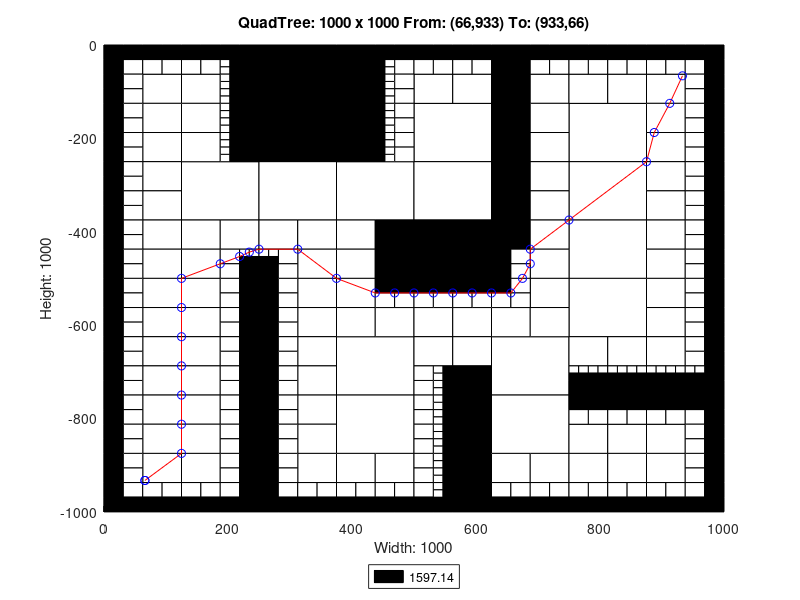

Write the MATLAB code that produced this figure.
axis([0 1000 -1000 0]);
title('QuadTree: 1000 x 1000 From: (66,933) To: (933,66)');
xlabel('Width: 1000');
ylabel('Height: 1000');
rectangle('Position',[250 -125 125 125], 'FaceColor',[0 0 0]);
rectangle('Position',[250 -250 125 125], 'FaceColor',[0 0 0]);
rectangle('Position',[125 -375 125 125], 'FaceColor',[1 1 1]);
rectangle('Position',[250 -375 125 125], 'FaceColor',[1 1 1]);
rectangle('Position',[375 -375 125 125], 'FaceColor',[1 1 1]);
rectangle('Position',[500 -250 125 125], 'FaceColor',[1 1 1]);
rectangle('Position',[750 -250 125 125], 'FaceColor',[1 1 1]);
rectangle('Position',[500 -375 125 125], 'FaceColor',[1 1 1]);
rectangle('Position',[500 -500 125 125], 'FaceColor',[0 0 0]);
rectangle('Position',[750 -375 125 125], 'FaceColor',[1 1 1]);
rectangle('Position',[750 -500 125 125], 'FaceColor',[1 1 1]);
rectangle('Position',[375 -750 125 125], 'FaceColor',[1 1 1]);
rectangle('Position',[375 -875 125 125], 'FaceColor',[1 1 1]);
rectangle('Position',[625 -750 125 125], 'FaceColor',[1 1 1]);
rectangle('Position',[750 -625 125 125], 'FaceColor',[1 1 1]);
rectangle('Position',[625 -875 125 125], 'FaceColor',[1 1 1]);
rectangle('Position',[62.5 -125 62.5 62.5], 'FaceColor',[1 1 1]);
rectangle('Position',[125 -125 62.5 62.5], 'FaceColor',[1 1 1]);
rectangle('Position',[62.5 -187.5 62.5 62.5], 'FaceColor',[1 1 1]);
rectangle('Position',[62.5 -250 62.5 62.5], 'FaceColor',[1 1 1]);
rectangle('Position',[125 -187.5 62.5 62.5], 'FaceColor',[1 1 1]);
rectangle('Position',[125 -250 62.5 62.5], 'FaceColor',[1 1 1]);
rectangle('Position',[375 -62.5 62.5 62.5], 'FaceColor',[0 0 0]);
rectangle('Position',[375 -125 62.5 62.5], 'FaceColor',[0 0 0]);
rectangle('Position',[375 -187.5 62.5 62.5], 'FaceColor',[0 0 0]);
rectangle('Position',[375 -250 62.5 62.5], 'FaceColor',[0 0 0]);
rectangle('Position',[62.5 -312.5 62.5 62.5], 'FaceColor',[1 1 1]);
rectangle('Position',[62.5 -375 62.5 62.5], 'FaceColor',[1 1 1]);
rectangle('Position',[62.5 -437.5 62.5 62.5], 'FaceColor',[1 1 1]);
rectangle('Position',[62.5 -500 62.5 62.5], 'FaceColor',[1 1 1]);
rectangle('Position',[125 -437.5 62.5 62.5], 'FaceColor',[1 1 1]);
rectangle('Position',[187.5 -437.5 62.5 62.5], 'FaceColor',[1 1 1]);
rectangle('Position',[125 -500 62.5 62.5], 'FaceColor',[1 1 1]);
rectangle('Position',[250 -437.5 62.5 62.5], 'FaceColor',[1 1 1]);
rectangle('Position',[312.5 -437.5 62.5 62.5], 'FaceColor',[1 1 1]);
rectangle('Position',[312.5 -500 62.5 62.5], 'FaceColor',[1 1 1]);
rectangle('Position',[375 -437.5 62.5 62.5], 'FaceColor',[1 1 1]);
rectangle('Position',[437.5 -437.5 62.5 62.5], 'FaceColor',[0 0 0]);
rectangle('Position',[375 -500 62.5 62.5], 'FaceColor',[1 1 1]);
rectangle('Position',[437.5 -500 62.5 62.5], 'FaceColor',[0 0 0]);
rectangle('Position',[500 -125 62.5 62.5], 'FaceColor',[1 1 1]);
rectangle('Position',[562.5 -125 62.5 62.5], 'FaceColor',[1 1 1]);
rectangle('Position',[625 -62.5 62.5 62.5], 'FaceColor',[0 0 0]);
rectangle('Position',[625 -125 62.5 62.5], 'FaceColor',[0 0 0]);
rectangle('Position',[687.5 -125 62.5 62.5], 'FaceColor',[1 1 1]);
rectangle('Position',[625 -187.5 62.5 62.5], 'FaceColor',[0 0 0]);
rectangle('Position',[687.5 -187.5 62.5 62.5], 'FaceColor',[1 1 1]);
rectangle('Position',[625 -250 62.5 62.5], 'FaceColor',[0 0 0]);
rectangle('Position',[687.5 -250 62.5 62.5], 'FaceColor',[1 1 1]);
rectangle('Position',[750 -125 62.5 62.5], 'FaceColor',[1 1 1]);
rectangle('Position',[812.5 -125 62.5 62.5], 'FaceColor',[1 1 1]);
rectangle('Position',[875 -125 62.5 62.5], 'FaceColor',[1 1 1]);
rectangle('Position',[875 -187.5 62.5 62.5], 'FaceColor',[1 1 1]);
rectangle('Position',[875 -250 62.5 62.5], 'FaceColor',[1 1 1]);
rectangle('Position',[625 -312.5 62.5 62.5], 'FaceColor',[0 0 0]);
rectangle('Position',[687.5 -312.5 62.5 62.5], 'FaceColor',[1 1 1]);
rectangle('Position',[625 -375 62.5 62.5], 'FaceColor',[0 0 0]);
rectangle('Position',[687.5 -375 62.5 62.5], 'FaceColor',[1 1 1]);
rectangle('Position',[625 -437.5 62.5 62.5], 'FaceColor',[0 0 0]);
rectangle('Position',[687.5 -437.5 62.5 62.5], 'FaceColor',[1 1 1]);
rectangle('Position',[687.5 -500 62.5 62.5], 'FaceColor',[1 1 1]);
rectangle('Position',[875 -312.5 62.5 62.5], 'FaceColor',[1 1 1]);
rectangle('Position',[875 -375 62.5 62.5], 'FaceColor',[1 1 1]);
rectangle('Position',[875 -437.5 62.5 62.5], 'FaceColor',[1 1 1]);
rectangle('Position',[875 -500 62.5 62.5], 'FaceColor',[1 1 1]);
rectangle('Position',[62.5 -562.5 62.5 62.5], 'FaceColor',[1 1 1]);
rectangle('Position',[62.5 -625 62.5 62.5], 'FaceColor',[1 1 1]);
rectangle('Position',[125 -562.5 62.5 62.5], 'FaceColor',[1 1 1]);
rectangle('Position',[125 -625 62.5 62.5], 'FaceColor',[1 1 1]);
rectangle('Position',[62.5 -687.5 62.5 62.5], 'FaceColor',[1 1 1]);
rectangle('Position',[62.5 -750 62.5 62.5], 'FaceColor',[1 1 1]);
rectangle('Position',[125 -687.5 62.5 62.5], 'FaceColor',[1 1 1]);
rectangle('Position',[125 -750 62.5 62.5], 'FaceColor',[1 1 1]);
rectangle('Position',[312.5 -562.5 62.5 62.5], 'FaceColor',[1 1 1]);
rectangle('Position',[312.5 -625 62.5 62.5], 'FaceColor',[1 1 1]);
rectangle('Position',[375 -562.5 62.5 62.5], 'FaceColor',[1 1 1]);
rectangle('Position',[375 -625 62.5 62.5], 'FaceColor',[1 1 1]);
rectangle('Position',[437.5 -625 62.5 62.5], 'FaceColor',[1 1 1]);
rectangle('Position',[312.5 -687.5 62.5 62.5], 'FaceColor',[1 1 1]);
rectangle('Position',[312.5 -750 62.5 62.5], 'FaceColor',[1 1 1]);
rectangle('Position',[62.5 -812.5 62.5 62.5], 'FaceColor',[1 1 1]);
rectangle('Position',[62.5 -875 62.5 62.5], 'FaceColor',[1 1 1]);
rectangle('Position',[125 -812.5 62.5 62.5], 'FaceColor',[1 1 1]);
rectangle('Position',[125 -875 62.5 62.5], 'FaceColor',[1 1 1]);
rectangle('Position',[62.5 -937.5 62.5 62.5], 'FaceColor',[1 1 1]);
rectangle('Position',[125 -937.5 62.5 62.5], 'FaceColor',[1 1 1]);
rectangle('Position',[312.5 -812.5 62.5 62.5], 'FaceColor',[1 1 1]);
rectangle('Position',[312.5 -875 62.5 62.5], 'FaceColor',[1 1 1]);
rectangle('Position',[312.5 -937.5 62.5 62.5], 'FaceColor',[1 1 1]);
rectangle('Position',[375 -937.5 62.5 62.5], 'FaceColor',[1 1 1]);
rectangle('Position',[437.5 -937.5 62.5 62.5], 'FaceColor',[1 1 1]);
rectangle('Position',[500 -625 62.5 62.5], 'FaceColor',[1 1 1]);
rectangle('Position',[562.5 -625 62.5 62.5], 'FaceColor',[1 1 1]);
rectangle('Position',[687.5 -562.5 62.5 62.5], 'FaceColor',[1 1 1]);
rectangle('Position',[625 -625 62.5 62.5], 'FaceColor',[1 1 1]);
rectangle('Position',[687.5 -625 62.5 62.5], 'FaceColor',[1 1 1]);
rectangle('Position',[500 -687.5 62.5 62.5], 'FaceColor',[1 1 1]);
rectangle('Position',[562.5 -687.5 62.5 62.5], 'FaceColor',[1 1 1]);
rectangle('Position',[562.5 -750 62.5 62.5], 'FaceColor',[0 0 0]);
rectangle('Position',[875 -562.5 62.5 62.5], 'FaceColor',[1 1 1]);
rectangle('Position',[875 -625 62.5 62.5], 'FaceColor',[1 1 1]);
rectangle('Position',[750 -687.5 62.5 62.5], 'FaceColor',[1 1 1]);
rectangle('Position',[812.5 -687.5 62.5 62.5], 'FaceColor',[1 1 1]);
rectangle('Position',[875 -687.5 62.5 62.5], 'FaceColor',[1 1 1]);
rectangle('Position',[562.5 -812.5 62.5 62.5], 'FaceColor',[0 0 0]);
rectangle('Position',[562.5 -875 62.5 62.5], 'FaceColor',[0 0 0]);
rectangle('Position',[562.5 -937.5 62.5 62.5], 'FaceColor',[0 0 0]);
rectangle('Position',[562.5 -1000 62.5 62.5], 'FaceColor',[0 0 0]);
rectangle('Position',[625 -937.5 62.5 62.5], 'FaceColor',[1 1 1]);
rectangle('Position',[687.5 -937.5 62.5 62.5], 'FaceColor',[1 1 1]);
rectangle('Position',[750 -875 62.5 62.5], 'FaceColor',[1 1 1]);
rectangle('Position',[812.5 -875 62.5 62.5], 'FaceColor',[1 1 1]);
rectangle('Position',[875 -875 62.5 62.5], 'FaceColor',[1 1 1]);
rectangle('Position',[750 -937.5 62.5 62.5], 'FaceColor',[1 1 1]);
rectangle('Position',[812.5 -937.5 62.5 62.5], 'FaceColor',[1 1 1]);
rectangle('Position',[875 -937.5 62.5 62.5], 'FaceColor',[1 1 1]);
rectangle('Position',[0 -31.25 31.25 31.25], 'FaceColor',[0 0 0]);
rectangle('Position',[31.25 -31.25 31.25 31.25], 'FaceColor',[0 0 0]);
rectangle('Position',[0 -62.5 31.25 31.25], 'FaceColor',[0 0 0]);
rectangle('Position',[31.25 -62.5 31.25 31.25], 'FaceColor',[1 1 1]);
rectangle('Position',[62.5 -31.25 31.25 31.25], 'FaceColor',[0 0 0]);
rectangle('Position',[93.75 -31.25 31.25 31.25], 'FaceColor',[0 0 0]);
rectangle('Position',[62.5 -62.5 31.25 31.25], 'FaceColor',[1 1 1]);
rectangle('Position',[93.75 -62.5 31.25 31.25], 'FaceColor',[1 1 1]);
rectangle('Position',[0 -93.75 31.25 31.25], 'FaceColor',[0 0 0]);
rectangle('Position',[31.25 -93.75 31.25 31.25], 'FaceColor',[1 1 1]);
rectangle('Position',[0 -125 31.25 31.25], 'FaceColor',[0 0 0]);
rectangle('Position',[31.25 -125 31.25 31.25], 'FaceColor',[1 1 1]);
rectangle('Position',[125 -31.25 31.25 31.25], 'FaceColor',[0 0 0]);
rectangle('Position',[156.25 -31.25 31.25 31.25], 'FaceColor',[0 0 0]);
rectangle('Position',[125 -62.5 31.25 31.25], 'FaceColor',[1 1 1]);
rectangle('Position',[156.25 -62.5 31.25 31.25], 'FaceColor',[1 1 1]);
rectangle('Position',[187.5 -31.25 31.25 31.25], 'FaceColor',[0 0 0]);
rectangle('Position',[218.75 -31.25 31.25 31.25], 'FaceColor',[0 0 0]);
rectangle('Position',[218.75 -62.5 31.25 31.25], 'FaceColor',[0 0 0]);
rectangle('Position',[218.75 -93.75 31.25 31.25], 'FaceColor',[0 0 0]);
rectangle('Position',[218.75 -125 31.25 31.25], 'FaceColor',[0 0 0]);
rectangle('Position',[0 -156.25 31.25 31.25], 'FaceColor',[0 0 0]);
rectangle('Position',[31.25 -156.25 31.25 31.25], 'FaceColor',[1 1 1]);
rectangle('Position',[0 -187.5 31.25 31.25], 'FaceColor',[0 0 0]);
rectangle('Position',[31.25 -187.5 31.25 31.25], 'FaceColor',[1 1 1]);
rectangle('Position',[0 -218.75 31.25 31.25], 'FaceColor',[0 0 0]);
rectangle('Position',[31.25 -218.75 31.25 31.25], 'FaceColor',[1 1 1]);
rectangle('Position',[0 -250 31.25 31.25], 'FaceColor',[0 0 0]);
rectangle('Position',[31.25 -250 31.25 31.25], 'FaceColor',[1 1 1]);
rectangle('Position',[218.75 -156.25 31.25 31.25], 'FaceColor',[0 0 0]);
rectangle('Position',[218.75 -187.5 31.25 31.25], 'FaceColor',[0 0 0]);
rectangle('Position',[218.75 -218.75 31.25 31.25], 'FaceColor',[0 0 0]);
rectangle('Position',[218.75 -250 31.25 31.25], 'FaceColor',[0 0 0]);
rectangle('Position',[437.5 -31.25 31.25 31.25], 'FaceColor',[0 0 0]);
rectangle('Position',[468.75 -31.25 31.25 31.25], 'FaceColor',[0 0 0]);
rectangle('Position',[468.75 -62.5 31.25 31.25], 'FaceColor',[1 1 1]);
rectangle('Position',[468.75 -93.75 31.25 31.25], 'FaceColor',[1 1 1]);
rectangle('Position',[468.75 -125 31.25 31.25], 'FaceColor',[1 1 1]);
rectangle('Position',[468.75 -156.25 31.25 31.25], 'FaceColor',[1 1 1]);
rectangle('Position',[468.75 -187.5 31.25 31.25], 'FaceColor',[1 1 1]);
rectangle('Position',[468.75 -218.75 31.25 31.25], 'FaceColor',[1 1 1]);
rectangle('Position',[468.75 -250 31.25 31.25], 'FaceColor',[1 1 1]);
rectangle('Position',[0 -281.25 31.25 31.25], 'FaceColor',[0 0 0]);
rectangle('Position',[31.25 -281.25 31.25 31.25], 'FaceColor',[1 1 1]);
rectangle('Position',[0 -312.5 31.25 31.25], 'FaceColor',[0 0 0]);
rectangle('Position',[31.25 -312.5 31.25 31.25], 'FaceColor',[1 1 1]);
rectangle('Position',[0 -343.75 31.25 31.25], 'FaceColor',[0 0 0]);
rectangle('Position',[31.25 -343.75 31.25 31.25], 'FaceColor',[1 1 1]);
rectangle('Position',[0 -375 31.25 31.25], 'FaceColor',[0 0 0]);
rectangle('Position',[31.25 -375 31.25 31.25], 'FaceColor',[1 1 1]);
rectangle('Position',[0 -406.25 31.25 31.25], 'FaceColor',[0 0 0]);
rectangle('Position',[31.25 -406.25 31.25 31.25], 'FaceColor',[1 1 1]);
rectangle('Position',[0 -437.5 31.25 31.25], 'FaceColor',[0 0 0]);
rectangle('Position',[31.25 -437.5 31.25 31.25], 'FaceColor',[1 1 1]);
rectangle('Position',[0 -468.75 31.25 31.25], 'FaceColor',[0 0 0]);
rectangle('Position',[31.25 -468.75 31.25 31.25], 'FaceColor',[1 1 1]);
rectangle('Position',[0 -500 31.25 31.25], 'FaceColor',[0 0 0]);
rectangle('Position',[31.25 -500 31.25 31.25], 'FaceColor',[1 1 1]);
rectangle('Position',[187.5 -468.75 31.25 31.25], 'FaceColor',[1 1 1]);
rectangle('Position',[187.5 -500 31.25 31.25], 'FaceColor',[1 1 1]);
rectangle('Position',[218.75 -500 31.25 31.25], 'FaceColor',[0 0 0]);
rectangle('Position',[281.25 -468.75 31.25 31.25], 'FaceColor',[1 1 1]);
rectangle('Position',[250 -500 31.25 31.25], 'FaceColor',[0 0 0]);
rectangle('Position',[281.25 -500 31.25 31.25], 'FaceColor',[1 1 1]);
rectangle('Position',[500 -31.25 31.25 31.25], 'FaceColor',[0 0 0]);
rectangle('Position',[531.25 -31.25 31.25 31.25], 'FaceColor',[0 0 0]);
rectangle('Position',[500 -62.5 31.25 31.25], 'FaceColor',[1 1 1]);
rectangle('Position',[531.25 -62.5 31.25 31.25], 'FaceColor',[1 1 1]);
rectangle('Position',[562.5 -31.25 31.25 31.25], 'FaceColor',[0 0 0]);
rectangle('Position',[593.75 -31.25 31.25 31.25], 'FaceColor',[0 0 0]);
rectangle('Position',[562.5 -62.5 31.25 31.25], 'FaceColor',[1 1 1]);
rectangle('Position',[593.75 -62.5 31.25 31.25], 'FaceColor',[1 1 1]);
rectangle('Position',[687.5 -31.25 31.25 31.25], 'FaceColor',[0 0 0]);
rectangle('Position',[718.75 -31.25 31.25 31.25], 'FaceColor',[0 0 0]);
rectangle('Position',[687.5 -62.5 31.25 31.25], 'FaceColor',[1 1 1]);
rectangle('Position',[718.75 -62.5 31.25 31.25], 'FaceColor',[1 1 1]);
rectangle('Position',[750 -31.25 31.25 31.25], 'FaceColor',[0 0 0]);
rectangle('Position',[781.25 -31.25 31.25 31.25], 'FaceColor',[0 0 0]);
rectangle('Position',[750 -62.5 31.25 31.25], 'FaceColor',[1 1 1]);
rectangle('Position',[781.25 -62.5 31.25 31.25], 'FaceColor',[1 1 1]);
rectangle('Position',[812.5 -31.25 31.25 31.25], 'FaceColor',[0 0 0]);
rectangle('Position',[843.75 -31.25 31.25 31.25], 'FaceColor',[0 0 0]);
rectangle('Position',[812.5 -62.5 31.25 31.25], 'FaceColor',[1 1 1]);
rectangle('Position',[843.75 -62.5 31.25 31.25], 'FaceColor',[1 1 1]);
rectangle('Position',[875 -31.25 31.25 31.25], 'FaceColor',[0 0 0]);
rectangle('Position',[906.25 -31.25 31.25 31.25], 'FaceColor',[0 0 0]);
rectangle('Position',[875 -62.5 31.25 31.25], 'FaceColor',[1 1 1]);
rectangle('Position',[906.25 -62.5 31.25 31.25], 'FaceColor',[1 1 1]);
rectangle('Position',[937.5 -31.25 31.25 31.25], 'FaceColor',[0 0 0]);
rectangle('Position',[968.75 -31.25 31.25 31.25], 'FaceColor',[0 0 0]);
rectangle('Position',[937.5 -62.5 31.25 31.25], 'FaceColor',[1 1 1]);
rectangle('Position',[968.75 -62.5 31.25 31.25], 'FaceColor',[0 0 0]);
rectangle('Position',[937.5 -93.75 31.25 31.25], 'FaceColor',[1 1 1]);
rectangle('Position',[968.75 -93.75 31.25 31.25], 'FaceColor',[0 0 0]);
rectangle('Position',[937.5 -125 31.25 31.25], 'FaceColor',[1 1 1]);
rectangle('Position',[968.75 -125 31.25 31.25], 'FaceColor',[0 0 0]);
rectangle('Position',[937.5 -156.25 31.25 31.25], 'FaceColor',[1 1 1]);
rectangle('Position',[968.75 -156.25 31.25 31.25], 'FaceColor',[0 0 0]);
rectangle('Position',[937.5 -187.5 31.25 31.25], 'FaceColor',[1 1 1]);
rectangle('Position',[968.75 -187.5 31.25 31.25], 'FaceColor',[0 0 0]);
rectangle('Position',[937.5 -218.75 31.25 31.25], 'FaceColor',[1 1 1]);
rectangle('Position',[968.75 -218.75 31.25 31.25], 'FaceColor',[0 0 0]);
rectangle('Position',[937.5 -250 31.25 31.25], 'FaceColor',[1 1 1]);
rectangle('Position',[968.75 -250 31.25 31.25], 'FaceColor',[0 0 0]);
rectangle('Position',[625 -468.75 31.25 31.25], 'FaceColor',[0 0 0]);
rectangle('Position',[656.25 -468.75 31.25 31.25], 'FaceColor',[1 1 1]);
rectangle('Position',[625 -500 31.25 31.25], 'FaceColor',[0 0 0]);
rectangle('Position',[656.25 -500 31.25 31.25], 'FaceColor',[1 1 1]);
rectangle('Position',[937.5 -281.25 31.25 31.25], 'FaceColor',[1 1 1]);
rectangle('Position',[968.75 -281.25 31.25 31.25], 'FaceColor',[0 0 0]);
rectangle('Position',[937.5 -312.5 31.25 31.25], 'FaceColor',[1 1 1]);
rectangle('Position',[968.75 -312.5 31.25 31.25], 'FaceColor',[0 0 0]);
rectangle('Position',[937.5 -343.75 31.25 31.25], 'FaceColor',[1 1 1]);
rectangle('Position',[968.75 -343.75 31.25 31.25], 'FaceColor',[0 0 0]);
rectangle('Position',[937.5 -375 31.25 31.25], 'FaceColor',[1 1 1]);
rectangle('Position',[968.75 -375 31.25 31.25], 'FaceColor',[0 0 0]);
rectangle('Position',[937.5 -406.25 31.25 31.25], 'FaceColor',[1 1 1]);
rectangle('Position',[968.75 -406.25 31.25 31.25], 'FaceColor',[0 0 0]);
rectangle('Position',[937.5 -437.5 31.25 31.25], 'FaceColor',[1 1 1]);
rectangle('Position',[968.75 -437.5 31.25 31.25], 'FaceColor',[0 0 0]);
rectangle('Position',[937.5 -468.75 31.25 31.25], 'FaceColor',[1 1 1]);
rectangle('Position',[968.75 -468.75 31.25 31.25], 'FaceColor',[0 0 0]);
rectangle('Position',[937.5 -500 31.25 31.25], 'FaceColor',[1 1 1]);
rectangle('Position',[968.75 -500 31.25 31.25], 'FaceColor',[0 0 0]);
rectangle('Position',[0 -531.25 31.25 31.25], 'FaceColor',[0 0 0]);
rectangle('Position',[31.25 -531.25 31.25 31.25], 'FaceColor',[1 1 1]);
rectangle('Position',[0 -562.5 31.25 31.25], 'FaceColor',[0 0 0]);
rectangle('Position',[31.25 -562.5 31.25 31.25], 'FaceColor',[1 1 1]);
rectangle('Position',[0 -593.75 31.25 31.25], 'FaceColor',[0 0 0]);
rectangle('Position',[31.25 -593.75 31.25 31.25], 'FaceColor',[1 1 1]);
rectangle('Position',[0 -625 31.25 31.25], 'FaceColor',[0 0 0]);
rectangle('Position',[31.25 -625 31.25 31.25], 'FaceColor',[1 1 1]);
rectangle('Position',[187.5 -531.25 31.25 31.25], 'FaceColor',[1 1 1]);
rectangle('Position',[218.75 -531.25 31.25 31.25], 'FaceColor',[0 0 0]);
rectangle('Position',[187.5 -562.5 31.25 31.25], 'FaceColor',[1 1 1]);
rectangle('Position',[218.75 -562.5 31.25 31.25], 'FaceColor',[0 0 0]);
rectangle('Position',[187.5 -593.75 31.25 31.25], 'FaceColor',[1 1 1]);
rectangle('Position',[218.75 -593.75 31.25 31.25], 'FaceColor',[0 0 0]);
rectangle('Position',[187.5 -625 31.25 31.25], 'FaceColor',[1 1 1]);
rectangle('Position',[218.75 -625 31.25 31.25], 'FaceColor',[0 0 0]);
rectangle('Position',[0 -656.25 31.25 31.25], 'FaceColor',[0 0 0]);
rectangle('Position',[31.25 -656.25 31.25 31.25], 'FaceColor',[1 1 1]);
rectangle('Position',[0 -687.5 31.25 31.25], 'FaceColor',[0 0 0]);
rectangle('Position',[31.25 -687.5 31.25 31.25], 'FaceColor',[1 1 1]);
rectangle('Position',[0 -718.75 31.25 31.25], 'FaceColor',[0 0 0]);
rectangle('Position',[31.25 -718.75 31.25 31.25], 'FaceColor',[1 1 1]);
rectangle('Position',[0 -750 31.25 31.25], 'FaceColor',[0 0 0]);
rectangle('Position',[31.25 -750 31.25 31.25], 'FaceColor',[1 1 1]);
rectangle('Position',[187.5 -656.25 31.25 31.25], 'FaceColor',[1 1 1]);
rectangle('Position',[218.75 -656.25 31.25 31.25], 'FaceColor',[0 0 0]);
rectangle('Position',[187.5 -687.5 31.25 31.25], 'FaceColor',[1 1 1]);
rectangle('Position',[218.75 -687.5 31.25 31.25], 'FaceColor',[0 0 0]);
rectangle('Position',[187.5 -718.75 31.25 31.25], 'FaceColor',[1 1 1]);
rectangle('Position',[218.75 -718.75 31.25 31.25], 'FaceColor',[0 0 0]);
rectangle('Position',[187.5 -750 31.25 31.25], 'FaceColor',[1 1 1]);
rectangle('Position',[218.75 -750 31.25 31.25], 'FaceColor',[0 0 0]);
rectangle('Position',[250 -531.25 31.25 31.25], 'FaceColor',[0 0 0]);
rectangle('Position',[281.25 -531.25 31.25 31.25], 'FaceColor',[1 1 1]);
rectangle('Position',[250 -562.5 31.25 31.25], 'FaceColor',[0 0 0]);
rectangle('Position',[281.25 -562.5 31.25 31.25], 'FaceColor',[1 1 1]);
rectangle('Position',[250 -593.75 31.25 31.25], 'FaceColor',[0 0 0]);
rectangle('Position',[281.25 -593.75 31.25 31.25], 'FaceColor',[1 1 1]);
rectangle('Position',[250 -625 31.25 31.25], 'FaceColor',[0 0 0]);
rectangle('Position',[281.25 -625 31.25 31.25], 'FaceColor',[1 1 1]);
rectangle('Position',[437.5 -531.25 31.25 31.25], 'FaceColor',[0 0 0]);
rectangle('Position',[468.75 -531.25 31.25 31.25], 'FaceColor',[0 0 0]);
rectangle('Position',[437.5 -562.5 31.25 31.25], 'FaceColor',[1 1 1]);
rectangle('Position',[468.75 -562.5 31.25 31.25], 'FaceColor',[1 1 1]);
rectangle('Position',[250 -656.25 31.25 31.25], 'FaceColor',[0 0 0]);
rectangle('Position',[281.25 -656.25 31.25 31.25], 'FaceColor',[1 1 1]);
rectangle('Position',[250 -687.5 31.25 31.25], 'FaceColor',[0 0 0]);
rectangle('Position',[281.25 -687.5 31.25 31.25], 'FaceColor',[1 1 1]);
rectangle('Position',[250 -718.75 31.25 31.25], 'FaceColor',[0 0 0]);
rectangle('Position',[281.25 -718.75 31.25 31.25], 'FaceColor',[1 1 1]);
rectangle('Position',[250 -750 31.25 31.25], 'FaceColor',[0 0 0]);
rectangle('Position',[281.25 -750 31.25 31.25], 'FaceColor',[1 1 1]);
rectangle('Position',[0 -781.25 31.25 31.25], 'FaceColor',[0 0 0]);
rectangle('Position',[31.25 -781.25 31.25 31.25], 'FaceColor',[1 1 1]);
rectangle('Position',[0 -812.5 31.25 31.25], 'FaceColor',[0 0 0]);
rectangle('Position',[31.25 -812.5 31.25 31.25], 'FaceColor',[1 1 1]);
rectangle('Position',[0 -843.75 31.25 31.25], 'FaceColor',[0 0 0]);
rectangle('Position',[31.25 -843.75 31.25 31.25], 'FaceColor',[1 1 1]);
rectangle('Position',[0 -875 31.25 31.25], 'FaceColor',[0 0 0]);
rectangle('Position',[31.25 -875 31.25 31.25], 'FaceColor',[1 1 1]);
rectangle('Position',[187.5 -781.25 31.25 31.25], 'FaceColor',[1 1 1]);
rectangle('Position',[218.75 -781.25 31.25 31.25], 'FaceColor',[0 0 0]);
rectangle('Position',[187.5 -812.5 31.25 31.25], 'FaceColor',[1 1 1]);
rectangle('Position',[218.75 -812.5 31.25 31.25], 'FaceColor',[0 0 0]);
rectangle('Position',[187.5 -843.75 31.25 31.25], 'FaceColor',[1 1 1]);
rectangle('Position',[218.75 -843.75 31.25 31.25], 'FaceColor',[0 0 0]);
rectangle('Position',[187.5 -875 31.25 31.25], 'FaceColor',[1 1 1]);
rectangle('Position',[218.75 -875 31.25 31.25], 'FaceColor',[0 0 0]);
rectangle('Position',[0 -906.25 31.25 31.25], 'FaceColor',[0 0 0]);
rectangle('Position',[31.25 -906.25 31.25 31.25], 'FaceColor',[1 1 1]);
rectangle('Position',[0 -937.5 31.25 31.25], 'FaceColor',[0 0 0]);
rectangle('Position',[31.25 -937.5 31.25 31.25], 'FaceColor',[1 1 1]);
rectangle('Position',[0 -968.75 31.25 31.25], 'FaceColor',[0 0 0]);
rectangle('Position',[31.25 -968.75 31.25 31.25], 'FaceColor',[1 1 1]);
rectangle('Position',[0 -1000 31.25 31.25], 'FaceColor',[0 0 0]);
rectangle('Position',[31.25 -1000 31.25 31.25], 'FaceColor',[0 0 0]);
rectangle('Position',[62.5 -968.75 31.25 31.25], 'FaceColor',[1 1 1]);
rectangle('Position',[93.75 -968.75 31.25 31.25], 'FaceColor',[1 1 1]);
rectangle('Position',[62.5 -1000 31.25 31.25], 'FaceColor',[0 0 0]);
rectangle('Position',[93.75 -1000 31.25 31.25], 'FaceColor',[0 0 0]);
rectangle('Position',[187.5 -906.25 31.25 31.25], 'FaceColor',[1 1 1]);
rectangle('Position',[218.75 -906.25 31.25 31.25], 'FaceColor',[0 0 0]);
rectangle('Position',[187.5 -937.5 31.25 31.25], 'FaceColor',[1 1 1]);
rectangle('Position',[218.75 -937.5 31.25 31.25], 'FaceColor',[0 0 0]);
rectangle('Position',[125 -968.75 31.25 31.25], 'FaceColor',[1 1 1]);
rectangle('Position',[156.25 -968.75 31.25 31.25], 'FaceColor',[1 1 1]);
rectangle('Position',[125 -1000 31.25 31.25], 'FaceColor',[0 0 0]);
rectangle('Position',[156.25 -1000 31.25 31.25], 'FaceColor',[0 0 0]);
rectangle('Position',[187.5 -968.75 31.25 31.25], 'FaceColor',[1 1 1]);
rectangle('Position',[218.75 -968.75 31.25 31.25], 'FaceColor',[0 0 0]);
rectangle('Position',[187.5 -1000 31.25 31.25], 'FaceColor',[0 0 0]);
rectangle('Position',[218.75 -1000 31.25 31.25], 'FaceColor',[0 0 0]);
rectangle('Position',[250 -781.25 31.25 31.25], 'FaceColor',[0 0 0]);
rectangle('Position',[281.25 -781.25 31.25 31.25], 'FaceColor',[1 1 1]);
rectangle('Position',[250 -812.5 31.25 31.25], 'FaceColor',[0 0 0]);
rectangle('Position',[281.25 -812.5 31.25 31.25], 'FaceColor',[1 1 1]);
rectangle('Position',[250 -843.75 31.25 31.25], 'FaceColor',[0 0 0]);
rectangle('Position',[281.25 -843.75 31.25 31.25], 'FaceColor',[1 1 1]);
rectangle('Position',[250 -875 31.25 31.25], 'FaceColor',[0 0 0]);
rectangle('Position',[281.25 -875 31.25 31.25], 'FaceColor',[1 1 1]);
rectangle('Position',[250 -906.25 31.25 31.25], 'FaceColor',[0 0 0]);
rectangle('Position',[281.25 -906.25 31.25 31.25], 'FaceColor',[1 1 1]);
rectangle('Position',[250 -937.5 31.25 31.25], 'FaceColor',[0 0 0]);
rectangle('Position',[281.25 -937.5 31.25 31.25], 'FaceColor',[1 1 1]);
rectangle('Position',[250 -968.75 31.25 31.25], 'FaceColor',[0 0 0]);
rectangle('Position',[281.25 -968.75 31.25 31.25], 'FaceColor',[1 1 1]);
rectangle('Position',[250 -1000 31.25 31.25], 'FaceColor',[0 0 0]);
rectangle('Position',[281.25 -1000 31.25 31.25], 'FaceColor',[0 0 0]);
rectangle('Position',[312.5 -968.75 31.25 31.25], 'FaceColor',[1 1 1]);
rectangle('Position',[343.75 -968.75 31.25 31.25], 'FaceColor',[1 1 1]);
rectangle('Position',[312.5 -1000 31.25 31.25], 'FaceColor',[0 0 0]);
rectangle('Position',[343.75 -1000 31.25 31.25], 'FaceColor',[0 0 0]);
rectangle('Position',[375 -968.75 31.25 31.25], 'FaceColor',[1 1 1]);
rectangle('Position',[406.25 -968.75 31.25 31.25], 'FaceColor',[1 1 1]);
rectangle('Position',[375 -1000 31.25 31.25], 'FaceColor',[0 0 0]);
rectangle('Position',[406.25 -1000 31.25 31.25], 'FaceColor',[0 0 0]);
rectangle('Position',[437.5 -968.75 31.25 31.25], 'FaceColor',[1 1 1]);
rectangle('Position',[468.75 -968.75 31.25 31.25], 'FaceColor',[1 1 1]);
rectangle('Position',[437.5 -1000 31.25 31.25], 'FaceColor',[0 0 0]);
rectangle('Position',[468.75 -1000 31.25 31.25], 'FaceColor',[0 0 0]);
rectangle('Position',[500 -531.25 31.25 31.25], 'FaceColor',[0 0 0]);
rectangle('Position',[531.25 -531.25 31.25 31.25], 'FaceColor',[0 0 0]);
rectangle('Position',[500 -562.5 31.25 31.25], 'FaceColor',[1 1 1]);
rectangle('Position',[531.25 -562.5 31.25 31.25], 'FaceColor',[1 1 1]);
rectangle('Position',[562.5 -531.25 31.25 31.25], 'FaceColor',[0 0 0]);
rectangle('Position',[593.75 -531.25 31.25 31.25], 'FaceColor',[0 0 0]);
rectangle('Position',[562.5 -562.5 31.25 31.25], 'FaceColor',[1 1 1]);
rectangle('Position',[593.75 -562.5 31.25 31.25], 'FaceColor',[1 1 1]);
rectangle('Position',[625 -531.25 31.25 31.25], 'FaceColor',[0 0 0]);
rectangle('Position',[656.25 -531.25 31.25 31.25], 'FaceColor',[1 1 1]);
rectangle('Position',[625 -562.5 31.25 31.25], 'FaceColor',[1 1 1]);
rectangle('Position',[656.25 -562.5 31.25 31.25], 'FaceColor',[1 1 1]);
rectangle('Position',[500 -718.75 31.25 31.25], 'FaceColor',[1 1 1]);
rectangle('Position',[500 -750 31.25 31.25], 'FaceColor',[1 1 1]);
rectangle('Position',[937.5 -531.25 31.25 31.25], 'FaceColor',[1 1 1]);
rectangle('Position',[968.75 -531.25 31.25 31.25], 'FaceColor',[0 0 0]);
rectangle('Position',[937.5 -562.5 31.25 31.25], 'FaceColor',[1 1 1]);
rectangle('Position',[968.75 -562.5 31.25 31.25], 'FaceColor',[0 0 0]);
rectangle('Position',[937.5 -593.75 31.25 31.25], 'FaceColor',[1 1 1]);
rectangle('Position',[968.75 -593.75 31.25 31.25], 'FaceColor',[0 0 0]);
rectangle('Position',[937.5 -625 31.25 31.25], 'FaceColor',[1 1 1]);
rectangle('Position',[968.75 -625 31.25 31.25], 'FaceColor',[0 0 0]);
rectangle('Position',[750 -750 31.25 31.25], 'FaceColor',[0 0 0]);
rectangle('Position',[781.25 -750 31.25 31.25], 'FaceColor',[0 0 0]);
rectangle('Position',[812.5 -750 31.25 31.25], 'FaceColor',[0 0 0]);
rectangle('Position',[843.75 -750 31.25 31.25], 'FaceColor',[0 0 0]);
rectangle('Position',[937.5 -656.25 31.25 31.25], 'FaceColor',[1 1 1]);
rectangle('Position',[968.75 -656.25 31.25 31.25], 'FaceColor',[0 0 0]);
rectangle('Position',[937.5 -687.5 31.25 31.25], 'FaceColor',[1 1 1]);
rectangle('Position',[968.75 -687.5 31.25 31.25], 'FaceColor',[0 0 0]);
rectangle('Position',[875 -750 31.25 31.25], 'FaceColor',[0 0 0]);
rectangle('Position',[906.25 -750 31.25 31.25], 'FaceColor',[0 0 0]);
rectangle('Position',[968.75 -718.75 31.25 31.25], 'FaceColor',[0 0 0]);
rectangle('Position',[937.5 -750 31.25 31.25], 'FaceColor',[0 0 0]);
rectangle('Position',[968.75 -750 31.25 31.25], 'FaceColor',[0 0 0]);
rectangle('Position',[500 -781.25 31.25 31.25], 'FaceColor',[1 1 1]);
rectangle('Position',[500 -812.5 31.25 31.25], 'FaceColor',[1 1 1]);
rectangle('Position',[500 -843.75 31.25 31.25], 'FaceColor',[1 1 1]);
rectangle('Position',[500 -875 31.25 31.25], 'FaceColor',[1 1 1]);
rectangle('Position',[500 -906.25 31.25 31.25], 'FaceColor',[1 1 1]);
rectangle('Position',[500 -937.5 31.25 31.25], 'FaceColor',[1 1 1]);
rectangle('Position',[500 -968.75 31.25 31.25], 'FaceColor',[1 1 1]);
rectangle('Position',[500 -1000 31.25 31.25], 'FaceColor',[0 0 0]);
rectangle('Position',[531.25 -1000 31.25 31.25], 'FaceColor',[0 0 0]);
rectangle('Position',[625 -968.75 31.25 31.25], 'FaceColor',[1 1 1]);
rectangle('Position',[656.25 -968.75 31.25 31.25], 'FaceColor',[1 1 1]);
rectangle('Position',[625 -1000 31.25 31.25], 'FaceColor',[0 0 0]);
rectangle('Position',[656.25 -1000 31.25 31.25], 'FaceColor',[0 0 0]);
rectangle('Position',[687.5 -968.75 31.25 31.25], 'FaceColor',[1 1 1]);
rectangle('Position',[718.75 -968.75 31.25 31.25], 'FaceColor',[1 1 1]);
rectangle('Position',[687.5 -1000 31.25 31.25], 'FaceColor',[0 0 0]);
rectangle('Position',[718.75 -1000 31.25 31.25], 'FaceColor',[0 0 0]);
rectangle('Position',[750 -781.25 31.25 31.25], 'FaceColor',[0 0 0]);
rectangle('Position',[781.25 -781.25 31.25 31.25], 'FaceColor',[0 0 0]);
rectangle('Position',[750 -812.5 31.25 31.25], 'FaceColor',[1 1 1]);
rectangle('Position',[781.25 -812.5 31.25 31.25], 'FaceColor',[1 1 1]);
rectangle('Position',[812.5 -781.25 31.25 31.25], 'FaceColor',[0 0 0]);
rectangle('Position',[843.75 -781.25 31.25 31.25], 'FaceColor',[0 0 0]);
rectangle('Position',[812.5 -812.5 31.25 31.25], 'FaceColor',[1 1 1]);
rectangle('Position',[843.75 -812.5 31.25 31.25], 'FaceColor',[1 1 1]);
rectangle('Position',[875 -781.25 31.25 31.25], 'FaceColor',[0 0 0]);
rectangle('Position',[906.25 -781.25 31.25 31.25], 'FaceColor',[0 0 0]);
rectangle('Position',[875 -812.5 31.25 31.25], 'FaceColor',[1 1 1]);
rectangle('Position',[906.25 -812.5 31.25 31.25], 'FaceColor',[1 1 1]);
rectangle('Position',[937.5 -781.25 31.25 31.25], 'FaceColor',[0 0 0]);
rectangle('Position',[968.75 -781.25 31.25 31.25], 'FaceColor',[0 0 0]);
rectangle('Position',[937.5 -812.5 31.25 31.25], 'FaceColor',[1 1 1]);
rectangle('Position',[968.75 -812.5 31.25 31.25], 'FaceColor',[0 0 0]);
rectangle('Position',[937.5 -843.75 31.25 31.25], 'FaceColor',[1 1 1]);
rectangle('Position',[968.75 -843.75 31.25 31.25], 'FaceColor',[0 0 0]);
rectangle('Position',[937.5 -875 31.25 31.25], 'FaceColor',[1 1 1]);
rectangle('Position',[968.75 -875 31.25 31.25], 'FaceColor',[0 0 0]);
rectangle('Position',[750 -968.75 31.25 31.25], 'FaceColor',[1 1 1]);
rectangle('Position',[781.25 -968.75 31.25 31.25], 'FaceColor',[1 1 1]);
rectangle('Position',[750 -1000 31.25 31.25], 'FaceColor',[0 0 0]);
rectangle('Position',[781.25 -1000 31.25 31.25], 'FaceColor',[0 0 0]);
rectangle('Position',[812.5 -968.75 31.25 31.25], 'FaceColor',[1 1 1]);
rectangle('Position',[843.75 -968.75 31.25 31.25], 'FaceColor',[1 1 1]);
rectangle('Position',[812.5 -1000 31.25 31.25], 'FaceColor',[0 0 0]);
rectangle('Position',[843.75 -1000 31.25 31.25], 'FaceColor',[0 0 0]);
rectangle('Position',[937.5 -906.25 31.25 31.25], 'FaceColor',[1 1 1]);
rectangle('Position',[968.75 -906.25 31.25 31.25], 'FaceColor',[0 0 0]);
rectangle('Position',[937.5 -937.5 31.25 31.25], 'FaceColor',[1 1 1]);
rectangle('Position',[968.75 -937.5 31.25 31.25], 'FaceColor',[0 0 0]);
rectangle('Position',[875 -968.75 31.25 31.25], 'FaceColor',[1 1 1]);
rectangle('Position',[906.25 -968.75 31.25 31.25], 'FaceColor',[1 1 1]);
rectangle('Position',[875 -1000 31.25 31.25], 'FaceColor',[0 0 0]);
rectangle('Position',[906.25 -1000 31.25 31.25], 'FaceColor',[0 0 0]);
rectangle('Position',[937.5 -968.75 31.25 31.25], 'FaceColor',[1 1 1]);
rectangle('Position',[968.75 -968.75 31.25 31.25], 'FaceColor',[0 0 0]);
rectangle('Position',[937.5 -1000 31.25 31.25], 'FaceColor',[0 0 0]);
rectangle('Position',[968.75 -1000 31.25 31.25], 'FaceColor',[0 0 0]);
rectangle('Position',[187.5 -46.875 15.625 15.625], 'FaceColor',[1 1 1]);
rectangle('Position',[203.125 -46.875 15.625 15.625], 'FaceColor',[0 0 0]);
rectangle('Position',[187.5 -62.5 15.625 15.625], 'FaceColor',[1 1 1]);
rectangle('Position',[203.125 -62.5 15.625 15.625], 'FaceColor',[0 0 0]);
rectangle('Position',[187.5 -78.125 15.625 15.625], 'FaceColor',[1 1 1]);
rectangle('Position',[203.125 -78.125 15.625 15.625], 'FaceColor',[0 0 0]);
rectangle('Position',[187.5 -93.75 15.625 15.625], 'FaceColor',[1 1 1]);
rectangle('Position',[203.125 -93.75 15.625 15.625], 'FaceColor',[0 0 0]);
rectangle('Position',[187.5 -109.375 15.625 15.625], 'FaceColor',[1 1 1]);
rectangle('Position',[203.125 -109.375 15.625 15.625], 'FaceColor',[0 0 0]);
rectangle('Position',[187.5 -125 15.625 15.625], 'FaceColor',[1 1 1]);
rectangle('Position',[203.125 -125 15.625 15.625], 'FaceColor',[0 0 0]);
rectangle('Position',[187.5 -140.625 15.625 15.625], 'FaceColor',[1 1 1]);
rectangle('Position',[203.125 -140.625 15.625 15.625], 'FaceColor',[0 0 0]);
rectangle('Position',[187.5 -156.25 15.625 15.625], 'FaceColor',[1 1 1]);
rectangle('Position',[203.125 -156.25 15.625 15.625], 'FaceColor',[0 0 0]);
rectangle('Position',[187.5 -171.875 15.625 15.625], 'FaceColor',[1 1 1]);
rectangle('Position',[203.125 -171.875 15.625 15.625], 'FaceColor',[0 0 0]);
rectangle('Position',[187.5 -187.5 15.625 15.625], 'FaceColor',[1 1 1]);
rectangle('Position',[203.125 -187.5 15.625 15.625], 'FaceColor',[0 0 0]);
rectangle('Position',[187.5 -203.125 15.625 15.625], 'FaceColor',[1 1 1]);
rectangle('Position',[203.125 -203.125 15.625 15.625], 'FaceColor',[0 0 0]);
rectangle('Position',[187.5 -218.75 15.625 15.625], 'FaceColor',[1 1 1]);
rectangle('Position',[203.125 -218.75 15.625 15.625], 'FaceColor',[0 0 0]);
rectangle('Position',[187.5 -234.375 15.625 15.625], 'FaceColor',[1 1 1]);
rectangle('Position',[203.125 -234.375 15.625 15.625], 'FaceColor',[0 0 0]);
rectangle('Position',[187.5 -250 15.625 15.625], 'FaceColor',[1 1 1]);
rectangle('Position',[203.125 -250 15.625 15.625], 'FaceColor',[0 0 0]);
rectangle('Position',[437.5 -46.875 15.625 15.625], 'FaceColor',[0 0 0]);
rectangle('Position',[453.125 -46.875 15.625 15.625], 'FaceColor',[1 1 1]);
rectangle('Position',[437.5 -62.5 15.625 15.625], 'FaceColor',[0 0 0]);
rectangle('Position',[453.125 -62.5 15.625 15.625], 'FaceColor',[1 1 1]);
rectangle('Position',[437.5 -78.125 15.625 15.625], 'FaceColor',[0 0 0]);
rectangle('Position',[453.125 -78.125 15.625 15.625], 'FaceColor',[1 1 1]);
rectangle('Position',[437.5 -93.75 15.625 15.625], 'FaceColor',[0 0 0]);
rectangle('Position',[453.125 -93.75 15.625 15.625], 'FaceColor',[1 1 1]);
rectangle('Position',[437.5 -109.375 15.625 15.625], 'FaceColor',[0 0 0]);
rectangle('Position',[453.125 -109.375 15.625 15.625], 'FaceColor',[1 1 1]);
rectangle('Position',[437.5 -125 15.625 15.625], 'FaceColor',[0 0 0]);
rectangle('Position',[453.125 -125 15.625 15.625], 'FaceColor',[1 1 1]);
rectangle('Position',[437.5 -140.625 15.625 15.625], 'FaceColor',[0 0 0]);
rectangle('Position',[453.125 -140.625 15.625 15.625], 'FaceColor',[1 1 1]);
rectangle('Position',[437.5 -156.25 15.625 15.625], 'FaceColor',[0 0 0]);
rectangle('Position',[453.125 -156.25 15.625 15.625], 'FaceColor',[1 1 1]);
rectangle('Position',[437.5 -171.875 15.625 15.625], 'FaceColor',[0 0 0]);
rectangle('Position',[453.125 -171.875 15.625 15.625], 'FaceColor',[1 1 1]);
rectangle('Position',[437.5 -187.5 15.625 15.625], 'FaceColor',[0 0 0]);
rectangle('Position',[453.125 -187.5 15.625 15.625], 'FaceColor',[1 1 1]);
rectangle('Position',[437.5 -203.125 15.625 15.625], 'FaceColor',[0 0 0]);
rectangle('Position',[453.125 -203.125 15.625 15.625], 'FaceColor',[1 1 1]);
rectangle('Position',[437.5 -218.75 15.625 15.625], 'FaceColor',[0 0 0]);
rectangle('Position',[453.125 -218.75 15.625 15.625], 'FaceColor',[1 1 1]);
rectangle('Position',[437.5 -234.375 15.625 15.625], 'FaceColor',[0 0 0]);
rectangle('Position',[453.125 -234.375 15.625 15.625], 'FaceColor',[1 1 1]);
rectangle('Position',[437.5 -250 15.625 15.625], 'FaceColor',[0 0 0]);
rectangle('Position',[453.125 -250 15.625 15.625], 'FaceColor',[1 1 1]);
rectangle('Position',[218.75 -453.125 15.625 15.625], 'FaceColor',[1 1 1]);
rectangle('Position',[234.375 -453.125 15.625 15.625], 'FaceColor',[1 1 1]);
rectangle('Position',[218.75 -468.75 15.625 15.625], 'FaceColor',[0 0 0]);
rectangle('Position',[234.375 -468.75 15.625 15.625], 'FaceColor',[0 0 0]);
rectangle('Position',[250 -453.125 15.625 15.625], 'FaceColor',[1 1 1]);
rectangle('Position',[265.625 -453.125 15.625 15.625], 'FaceColor',[1 1 1]);
rectangle('Position',[250 -468.75 15.625 15.625], 'FaceColor',[0 0 0]);
rectangle('Position',[265.625 -468.75 15.625 15.625], 'FaceColor',[0 0 0]);
rectangle('Position',[531.25 -703.125 15.625 15.625], 'FaceColor',[1 1 1]);
rectangle('Position',[546.875 -703.125 15.625 15.625], 'FaceColor',[0 0 0]);
rectangle('Position',[531.25 -718.75 15.625 15.625], 'FaceColor',[1 1 1]);
rectangle('Position',[546.875 -718.75 15.625 15.625], 'FaceColor',[0 0 0]);
rectangle('Position',[531.25 -734.375 15.625 15.625], 'FaceColor',[1 1 1]);
rectangle('Position',[546.875 -734.375 15.625 15.625], 'FaceColor',[0 0 0]);
rectangle('Position',[531.25 -750 15.625 15.625], 'FaceColor',[1 1 1]);
rectangle('Position',[546.875 -750 15.625 15.625], 'FaceColor',[0 0 0]);
rectangle('Position',[750 -703.125 15.625 15.625], 'FaceColor',[1 1 1]);
rectangle('Position',[765.625 -703.125 15.625 15.625], 'FaceColor',[1 1 1]);
rectangle('Position',[750 -718.75 15.625 15.625], 'FaceColor',[0 0 0]);
rectangle('Position',[765.625 -718.75 15.625 15.625], 'FaceColor',[0 0 0]);
rectangle('Position',[781.25 -703.125 15.625 15.625], 'FaceColor',[1 1 1]);
rectangle('Position',[796.875 -703.125 15.625 15.625], 'FaceColor',[1 1 1]);
rectangle('Position',[781.25 -718.75 15.625 15.625], 'FaceColor',[0 0 0]);
rectangle('Position',[796.875 -718.75 15.625 15.625], 'FaceColor',[0 0 0]);
rectangle('Position',[812.5 -703.125 15.625 15.625], 'FaceColor',[1 1 1]);
rectangle('Position',[828.125 -703.125 15.625 15.625], 'FaceColor',[1 1 1]);
rectangle('Position',[812.5 -718.75 15.625 15.625], 'FaceColor',[0 0 0]);
rectangle('Position',[828.125 -718.75 15.625 15.625], 'FaceColor',[0 0 0]);
rectangle('Position',[843.75 -703.125 15.625 15.625], 'FaceColor',[1 1 1]);
rectangle('Position',[859.375 -703.125 15.625 15.625], 'FaceColor',[1 1 1]);
rectangle('Position',[843.75 -718.75 15.625 15.625], 'FaceColor',[0 0 0]);
rectangle('Position',[859.375 -718.75 15.625 15.625], 'FaceColor',[0 0 0]);
rectangle('Position',[875 -703.125 15.625 15.625], 'FaceColor',[1 1 1]);
rectangle('Position',[890.625 -703.125 15.625 15.625], 'FaceColor',[1 1 1]);
rectangle('Position',[875 -718.75 15.625 15.625], 'FaceColor',[0 0 0]);
rectangle('Position',[890.625 -718.75 15.625 15.625], 'FaceColor',[0 0 0]);
rectangle('Position',[906.25 -703.125 15.625 15.625], 'FaceColor',[1 1 1]);
rectangle('Position',[921.875 -703.125 15.625 15.625], 'FaceColor',[1 1 1]);
rectangle('Position',[906.25 -718.75 15.625 15.625], 'FaceColor',[0 0 0]);
rectangle('Position',[921.875 -718.75 15.625 15.625], 'FaceColor',[0 0 0]);
rectangle('Position',[937.5 -703.125 15.625 15.625], 'FaceColor',[1 1 1]);
rectangle('Position',[953.125 -703.125 15.625 15.625], 'FaceColor',[1 1 1]);
rectangle('Position',[937.5 -718.75 15.625 15.625], 'FaceColor',[0 0 0]);
rectangle('Position',[953.125 -718.75 15.625 15.625], 'FaceColor',[0 0 0]);
rectangle('Position',[531.25 -765.625 15.625 15.625], 'FaceColor',[1 1 1]);
rectangle('Position',[546.875 -765.625 15.625 15.625], 'FaceColor',[0 0 0]);
rectangle('Position',[531.25 -781.25 15.625 15.625], 'FaceColor',[1 1 1]);
rectangle('Position',[546.875 -781.25 15.625 15.625], 'FaceColor',[0 0 0]);
rectangle('Position',[531.25 -796.875 15.625 15.625], 'FaceColor',[1 1 1]);
rectangle('Position',[546.875 -796.875 15.625 15.625], 'FaceColor',[0 0 0]);
rectangle('Position',[531.25 -812.5 15.625 15.625], 'FaceColor',[1 1 1]);
rectangle('Position',[546.875 -812.5 15.625 15.625], 'FaceColor',[0 0 0]);
rectangle('Position',[531.25 -828.125 15.625 15.625], 'FaceColor',[1 1 1]);
rectangle('Position',[546.875 -828.125 15.625 15.625], 'FaceColor',[0 0 0]);
rectangle('Position',[531.25 -843.75 15.625 15.625], 'FaceColor',[1 1 1]);
rectangle('Position',[546.875 -843.75 15.625 15.625], 'FaceColor',[0 0 0]);
rectangle('Position',[531.25 -859.375 15.625 15.625], 'FaceColor',[1 1 1]);
rectangle('Position',[546.875 -859.375 15.625 15.625], 'FaceColor',[0 0 0]);
rectangle('Position',[531.25 -875 15.625 15.625], 'FaceColor',[1 1 1]);
rectangle('Position',[546.875 -875 15.625 15.625], 'FaceColor',[0 0 0]);
rectangle('Position',[531.25 -890.625 15.625 15.625], 'FaceColor',[1 1 1]);
rectangle('Position',[546.875 -890.625 15.625 15.625], 'FaceColor',[0 0 0]);
rectangle('Position',[531.25 -906.25 15.625 15.625], 'FaceColor',[1 1 1]);
rectangle('Position',[546.875 -906.25 15.625 15.625], 'FaceColor',[0 0 0]);
rectangle('Position',[531.25 -921.875 15.625 15.625], 'FaceColor',[1 1 1]);
rectangle('Position',[546.875 -921.875 15.625 15.625], 'FaceColor',[0 0 0]);
rectangle('Position',[531.25 -937.5 15.625 15.625], 'FaceColor',[1 1 1]);
rectangle('Position',[546.875 -937.5 15.625 15.625], 'FaceColor',[0 0 0]);
rectangle('Position',[531.25 -953.125 15.625 15.625], 'FaceColor',[1 1 1]);
rectangle('Position',[546.875 -953.125 15.625 15.625], 'FaceColor',[0 0 0]);
rectangle('Position',[531.25 -968.75 15.625 15.625], 'FaceColor',[1 1 1]);
rectangle('Position',[546.875 -968.75 15.625 15.625], 'FaceColor',[0 0 0]);
X=[933,912.5,887.5,875,750,687.5,687.5,675,656.25,625,593.75,562.5,531.25,500,468.75,437.5,375,312.5,250,234.375,218.75,187.5,125,125,125,125,125,125,125,66,66];
Y=[-66,-125,-187.5,-250,-375,-437.5,-468.75,-500,-531.25,-531.25,-531.25,-531.25,-531.25,-531.25,-531.25,-531.25,-500,-437.5,-437.5,-443.75,-453.125,-468.75,-500,-562.5,-625,-687.5,-750,-812.5,-875,-933,-933];
hold on;
plot(X,Y,'r');
plot(X,Y,'bo');
legend('1597.14','Location','southoutside');
